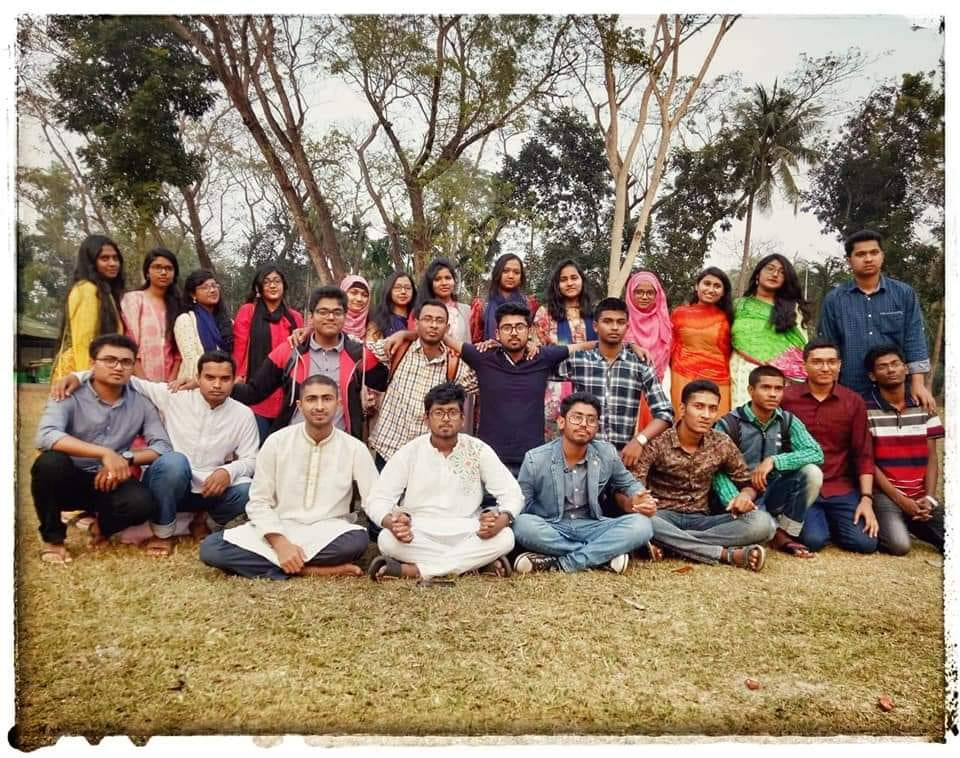
#> input picture face detection/back.jpg, 960 x 758 px
$ python face_detect.py
#> lines starting #> are read from the running program, lines starting #| are printed output that depends on the picture
import cv2 as cv
import numpy as np

pic=cv.imread('back.jpg')
#> pic is the input picture: shape (758, 960, 3); mean B, G, R 114.1, 133.2, 150.7

gray=cv.cvtColor(pic,cv.COLOR_BGR2GRAY)
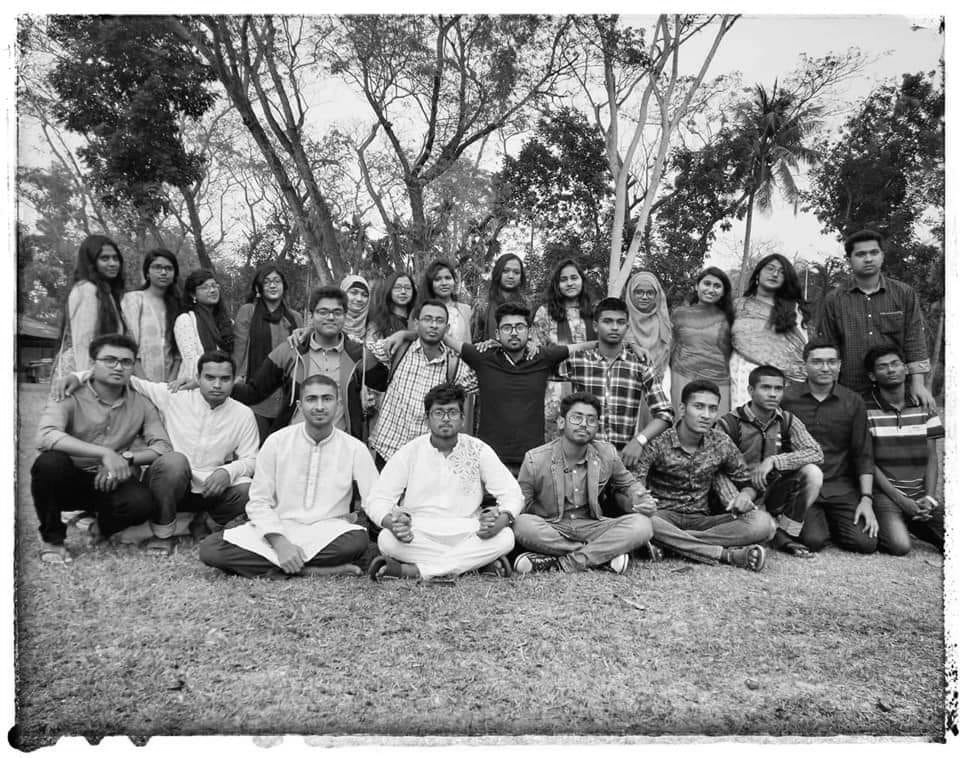
#> gray: shape (758, 960); min 0, max 255, mean 136.2

cv.imshow('Picture',gray)

#> (the run stopped early here; a loop or call above may not have finished)

$ run again, with face detection/picc.jpg copied over face detection/back.jpg
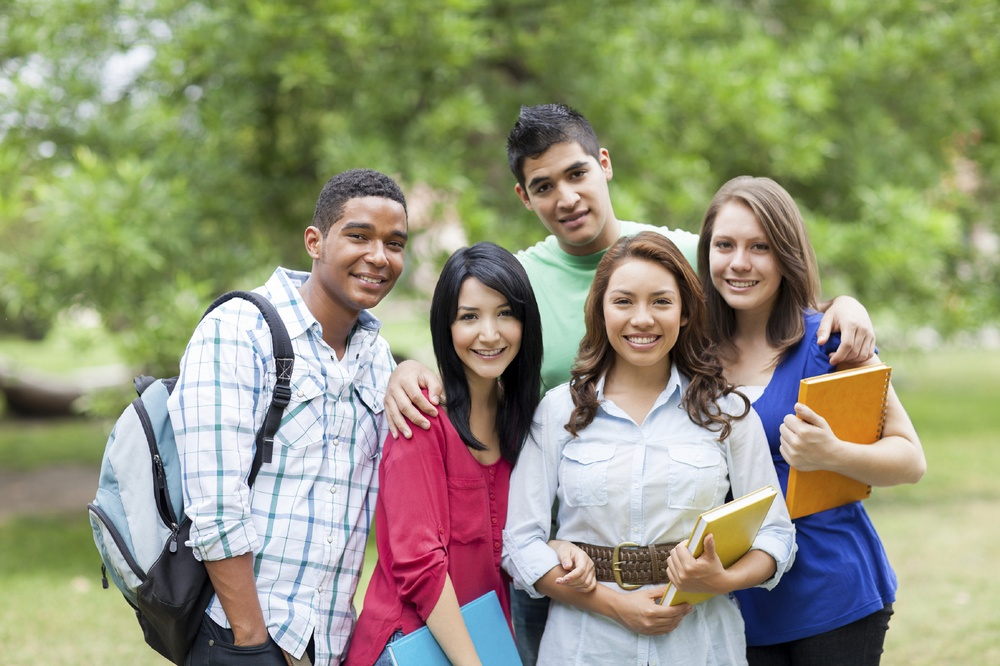
#> input picture face detection/picc.jpg, 1000 x 666 px, shrunk from 1698 x 1131 before the run
#> pic is the input picture: shape (666, 1000, 3); mean B, G, R 120.4, 148, 146.3
#> `gray=cv.cvtColor(pic,cv.COLOR_BGR2GRAY)`:
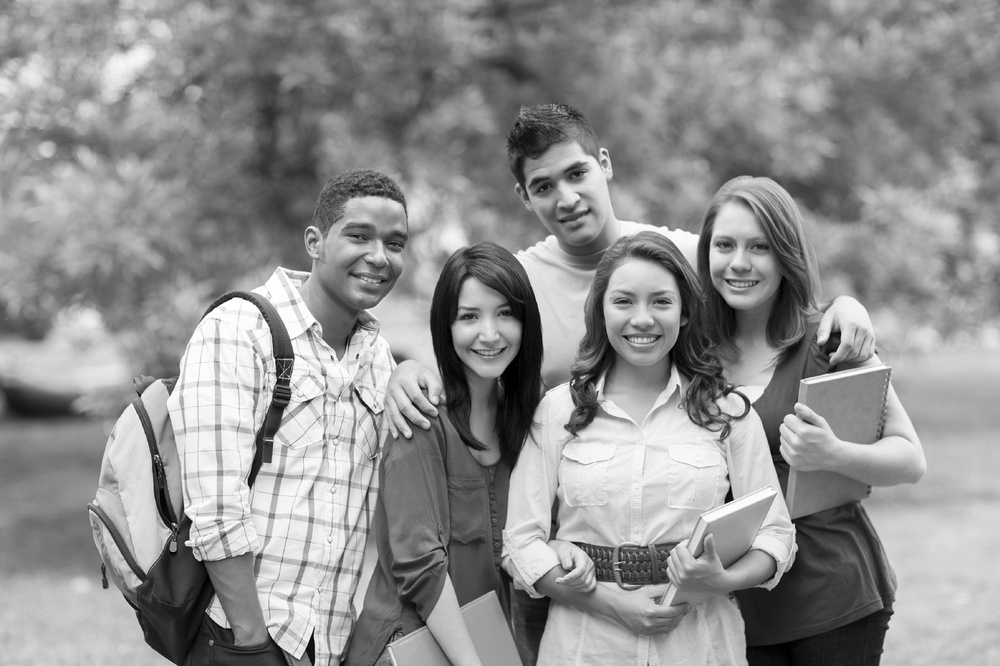
#> gray: shape (666, 1000); min 0, max 255, mean 144.3

$ run again, with face detection/ppl.jpg copied over face detection/back.jpg
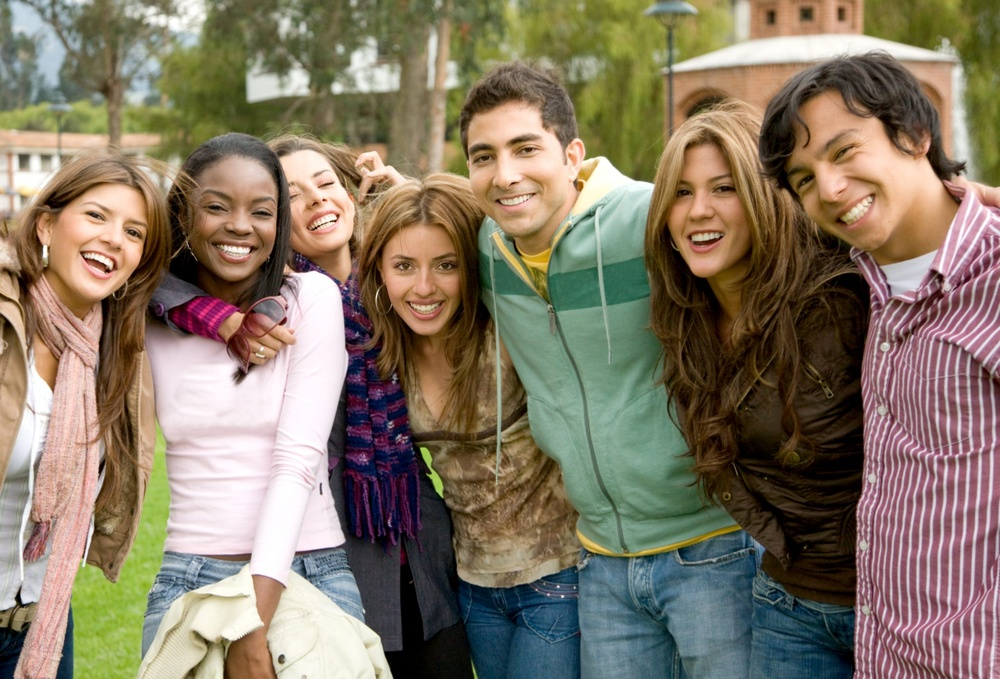
#> input picture face detection/ppl.jpg, 1000 x 679 px, shrunk from 2560 x 1739 before the run
#> pic is the input picture: shape (679, 1000, 3); mean B, G, R 101.3, 120.2, 132.6
#> `gray=cv.cvtColor(pic,cv.COLOR_BGR2GRAY)`:
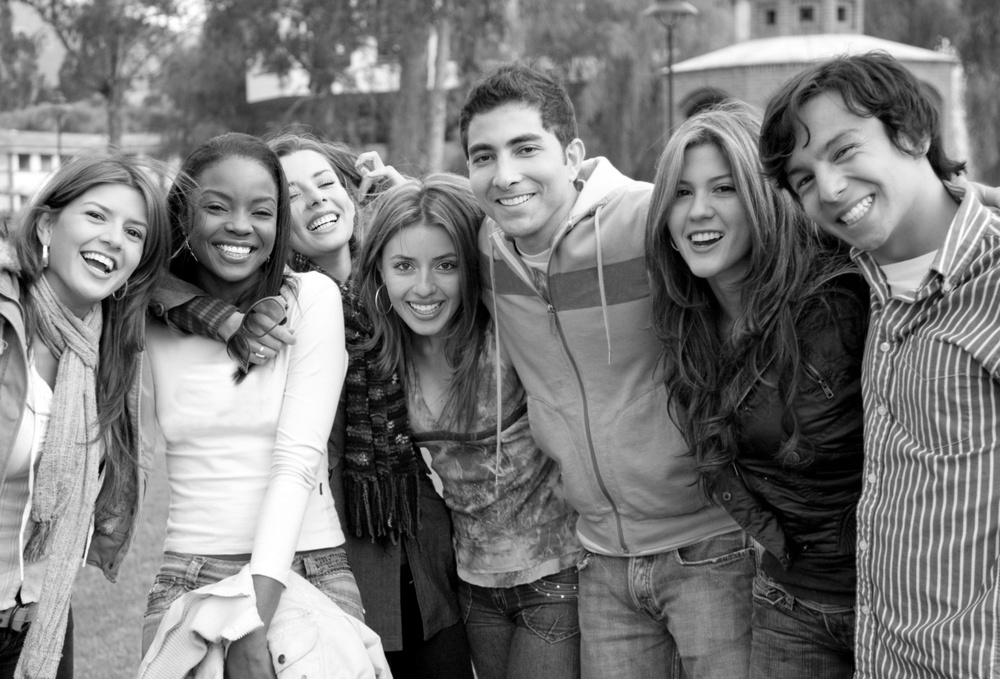
#> gray: shape (679, 1000); min 0, max 255, mean 121.7

$ run again, with face detection/pic.jfif saved as face detection/back.jpg
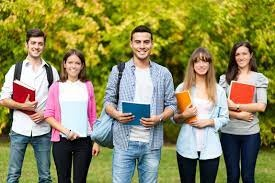
#> input picture face detection/pic.jfif, 275 x 183 px
#> pic is the input picture: shape (183, 275, 3); mean B, G, R 92.3, 137.2, 140.4
#> `gray=cv.cvtColor(pic,cv.COLOR_BGR2GRAY)`:
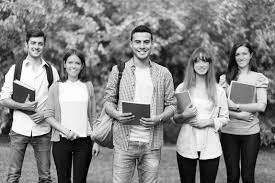
#> gray: shape (183, 275); min 0, max 255, mean 133
